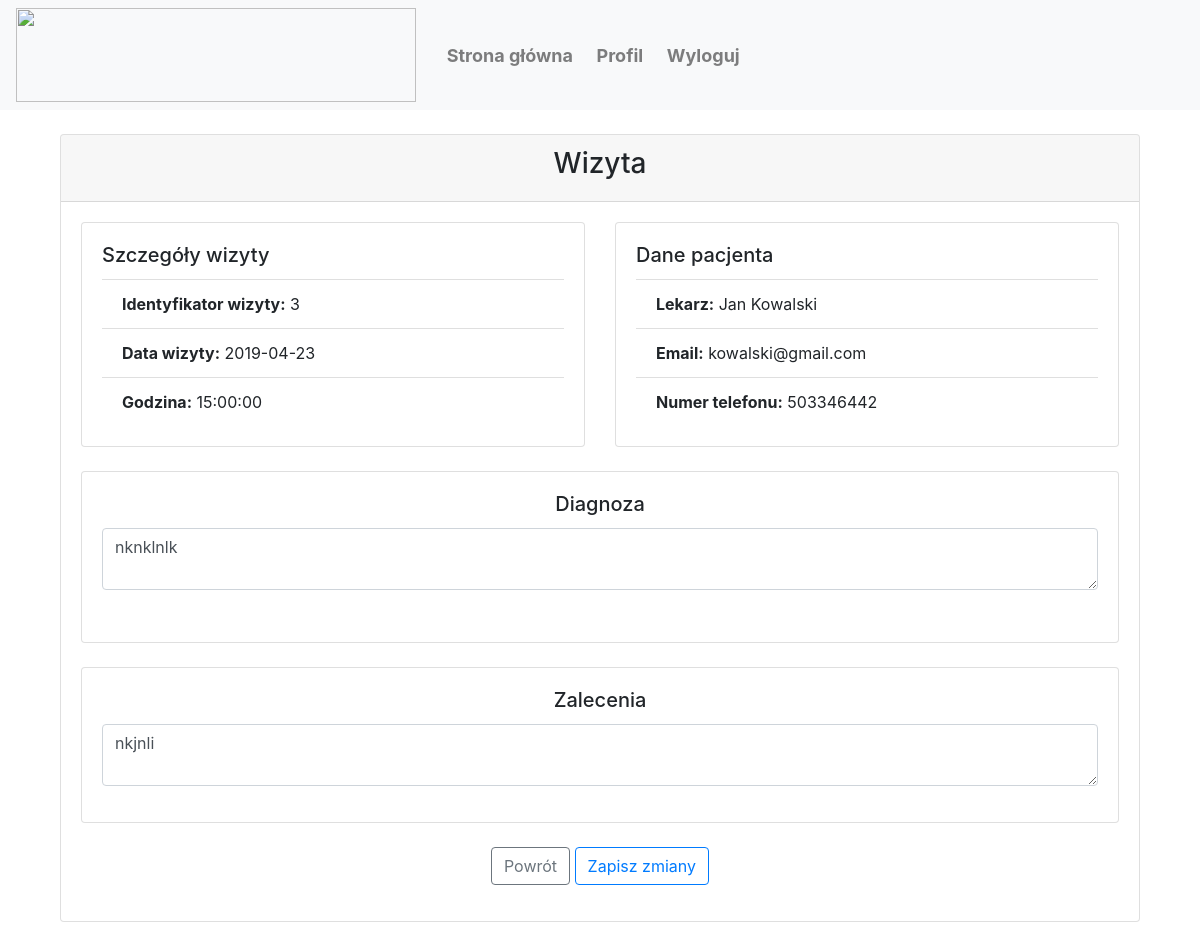
Page /doctor/visits/3 (signed in) on the committed database.
### flaskproject/models.py (models this page shows, shortened)
class Visit(db.Model):
	id = db.Column(db.Integer, primary_key=True, nullable=False, unique=True)
	bookerId = db.Column(db.Integer, db.ForeignKey('user.id'))
	doctorId = db.Column(db.Integer, nullable=False)
	date = db.Column(db.String(20), nullable=False)
	startTime = db.Column(db.String(20), nullable=False)
	diganosis = db.Column(db.String(600), nullable=False, default = 'Brak diagnozy')
	recommendations = db.Column(db.String(600), nullable=False, default = 'Brak zaleceń')

class User(db.Model, UserMixin):
	id = db.Column(db.Integer, primary_key=True)
	name = db.Column(db.String(25), nullable=False)
	surname = db.Column(db.String(35), nullable=False)
	email = db.Column(db.String(120), unique=True, nullable=False)
	password = db.Column(db.String(60), nullable=False)
	phoneNumber = db.Column(db.Integer, nullable=False)
	userType = db.Column(db.String(20), default = 'user')

### flaskproject/routes.py (the view, shortened to what this page needs)
@app.route("/doctor/visits/<int:id>", methods=["GET", "POST"])
def doctorVisitsDetails(id):
	if current_user.is_authenticated==False:
		return redirect(url_for('home'))
	if current_user.userType!="doctor":
		return redirect(url_for('home'))
	form = VisitForm()
	visit = Visit.query.filter(Visit.id==id).all()
	patient = User.query.filter(User.id==visit[0].bookerId).all()
	form.diganosis.data = visit[0].diganosis
	form.recommendations.data = visit[0].recommendations
	return render_template('doctorvisitsdetails.html', title='Szczegóły wizyty', visit=visit, patient=patient, id=id, form=form)

### flaskproject/forms.py
class VisitForm(FlaskForm):
	diganosis = TextAreaField("Diagnoza")
	recommendations = TextAreaField("Zalecenia")
	submit = SubmitField("Zapisz zmiany")

### flaskproject/models.py (called while the page is built)
@login_manager.user_loader
def load_user(user_id):
    return User.query.get(int(user_id))

### flaskproject/templates/doctorvisitsdetails.html (shortened to what this page needs)
{% extends "layout.html" %}
{% block content %}
	<form method="POST" action="">
		<div class="col-md-12">
			<div class="card">
				<div class="card-header">
					<center><h3>Wizyta</h3></center>
				</div>
				<div class="card-body">
					<div class="row">
						<div class="col-lg-6 col-sm-12">
							<div class="card">
								<div class="card-body">
									<h5 class="card-title">Szczegóły wizyty</h5>
									<ul class="list-group list-group-flush">
										<li class="list-group-item"><b>Identyfikator wizyty:</b> {{ id }}</li>
										<li class="list-group-item"><b>Data wizyty:</b> {{ visit[0].date }}</li>
										<li class="list-group-item"><b>Godzina:</b> {{ visit[0].startTime }}</li>
									</ul>
								</div>
							</div>
							<br>
						</div>
						<div class="col-lg-6 col-sm-12">
							<div class="card">
								<div class="card-body">
									<h5 class="card-title">Dane pacjenta</h5>
									<ul class="list-group list-group-flush">
										<li class="list-group-item"><b>Lekarz:</b> {{ patient[0].name }} {{ patient[0].surname }}</li>
										<li class="list-group-item"><b>Email:</b> {{ patient[0].email }}</li>
										<li class="list-group-item"><b>Numer telefonu:</b> {{ patient[0].phoneNumber }}</li>
									</ul>
								</div>
							</div>
							<br>
						</div>
						<div class="col-lg-12 col-sm-12">
							<div class="card text-center">
								<div class="card-body">
									<h5 class="card-title">Diagnoza</h5>
									<fieldset class="form-group">
										<div class="form-group">
											{{ form.diganosis(class="form-control") }}
										</div>
									</div>
								</div>
								<br>
							</div>
							<div class="col-lg-12 col-sm-12">
								<div class="card text-center">
									<div class="card-body">
										<h5 class="card-title">Zalecenia</h5>
										<div class="form-group">
											{{ form.recommendations(class="form-control") }}
										</div>
								</div>
							</div>
							<br>
						</div>
					</div>
					<center>
					<div class="form-group">
						<a href="/doctor/visits" class="btn btn-outline-secondary">Powrót</a>
						{{ form.submit(class="btn btn-outline-primary") }}
					</div>
					</center>
				</div>
			</div>
		</div>
	</form>
{% endblock content %}

### rows in the picture
Visit: date "2019-04-23", startTime "15:00:00", diganosis "nknklnlk", recommendations "nkjnli"
User: name "Jan", surname "Kowalski", email "kowalski@gmail.com", phoneNumber "503346442"

### other values in the picture
{{ id }} "3"
